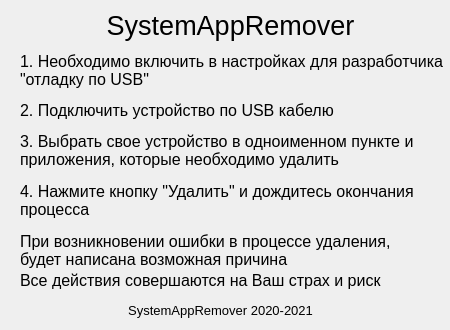
<?xml version="1.0" encoding="UTF-8"?>
<ui version="4.0">
 <class>MainWindow</class>
 <widget class="QMainWindow" name="MainWindow">
  <property name="geometry">
   <rect>
    <x>0</x>
    <y>0</y>
    <width>450</width>
    <height>330</height>
   </rect>
  </property>
  <property name="minimumSize">
   <size>
    <width>100</width>
    <height>100</height>
   </size>
  </property>
  <property name="maximumSize">
   <size>
    <width>500</width>
    <height>500</height>
   </size>
  </property>
  <property name="windowTitle">
   <string>Справка SystemAppRemover</string>
  </property>
  <property name="windowIcon">
   <iconset>
    <normaloff>res/icon.ico</normaloff>res/icon.ico</iconset>
  </property>
  <widget class="QWidget" name="centralwidget">
   <widget class="QLabel" name="label">
    <property name="geometry">
     <rect>
      <x>-20</x>
      <y>-15</y>
      <width>501</width>
      <height>81</height>
     </rect>
    </property>
    <property name="font">
     <font>
      <family>Tahoma</family>
      <pointsize>20</pointsize>
     </font>
    </property>
    <property name="text">
     <string>SystemAppRemover</string>
    </property>
    <property name="textFormat">
     <enum>Qt::PlainText</enum>
    </property>
    <property name="alignment">
     <set>Qt::AlignCenter</set>
    </property>
   </widget>
   <widget class="QLabel" name="label_2">
    <property name="geometry">
     <rect>
      <x>20</x>
      <y>30</y>
      <width>441</width>
      <height>81</height>
     </rect>
    </property>
    <property name="font">
     <font>
      <family>Tahoma</family>
      <pointsize>12</pointsize>
     </font>
    </property>
    <property name="text">
     <string>1. Необходимо включить в настройках для разработчика &quot;отладку по USB&quot;</string>
    </property>
    <property name="textFormat">
     <enum>Qt::PlainText</enum>
    </property>
    <property name="alignment">
     <set>Qt::AlignLeading|Qt::AlignLeft|Qt::AlignVCenter</set>
    </property>
    <property name="wordWrap">
     <bool>true</bool>
    </property>
   </widget>
   <widget class="QLabel" name="label_3">
    <property name="geometry">
     <rect>
      <x>20</x>
      <y>70</y>
      <width>421</width>
      <height>81</height>
     </rect>
    </property>
    <property name="font">
     <font>
      <family>Tahoma</family>
      <pointsize>12</pointsize>
     </font>
    </property>
    <property name="text">
     <string>2. Подключить устройство по USB кабелю</string>
    </property>
    <property name="textFormat">
     <enum>Qt::PlainText</enum>
    </property>
    <property name="alignment">
     <set>Qt::AlignLeading|Qt::AlignLeft|Qt::AlignVCenter</set>
    </property>
    <property name="wordWrap">
     <bool>true</bool>
    </property>
   </widget>
   <widget class="QLabel" name="label_4">
    <property name="geometry">
     <rect>
      <x>20</x>
      <y>110</y>
      <width>450</width>
      <height>81</height>
     </rect>
    </property>
    <property name="font">
     <font>
      <family>Tahoma</family>
      <pointsize>12</pointsize>
     </font>
    </property>
    <property name="text">
     <string>3. Выбрать свое устройство в одноименном пункте и приложения, которые необходимо удалить</string>
    </property>
    <property name="textFormat">
     <enum>Qt::PlainText</enum>
    </property>
    <property name="alignment">
     <set>Qt::AlignLeading|Qt::AlignLeft|Qt::AlignVCenter</set>
    </property>
    <property name="wordWrap">
     <bool>true</bool>
    </property>
   </widget>
   <widget class="QLabel" name="label_5">
    <property name="geometry">
     <rect>
      <x>20</x>
      <y>160</y>
      <width>450</width>
      <height>81</height>
     </rect>
    </property>
    <property name="font">
     <font>
      <family>Tahoma</family>
      <pointsize>12</pointsize>
     </font>
    </property>
    <property name="text">
     <string>4. Нажмите кнопку &quot;Удалить&quot; и дождитесь окончания процесса</string>
    </property>
    <property name="textFormat">
     <enum>Qt::PlainText</enum>
    </property>
    <property name="alignment">
     <set>Qt::AlignLeading|Qt::AlignLeft|Qt::AlignVCenter</set>
    </property>
    <property name="wordWrap">
     <bool>true</bool>
    </property>
   </widget>
   <widget class="QLabel" name="label_6">
    <property name="geometry">
     <rect>
      <x>20</x>
      <y>210</y>
      <width>401</width>
      <height>81</height>
     </rect>
    </property>
    <property name="font">
     <font>
      <family>Tahoma</family>
      <pointsize>12</pointsize>
     </font>
    </property>
    <property name="text">
     <string>При возникновении ошибки в процессе удаления, будет написана возможная причина</string>
    </property>
    <property name="textFormat">
     <enum>Qt::PlainText</enum>
    </property>
    <property name="alignment">
     <set>Qt::AlignLeading|Qt::AlignLeft|Qt::AlignVCenter</set>
    </property>
    <property name="wordWrap">
     <bool>true</bool>
    </property>
   </widget>
   <widget class="QLabel" name="label_7">
    <property name="geometry">
     <rect>
      <x>-30</x>
      <y>270</y>
      <width>501</width>
      <height>81</height>
     </rect>
    </property>
    <property name="font">
     <font>
      <family>Tahoma</family>
      <pointsize>10</pointsize>
     </font>
    </property>
    <property name="text">
     <string>SystemAppRemover 2020-2021</string>
    </property>
    <property name="textFormat">
     <enum>Qt::PlainText</enum>
    </property>
    <property name="alignment">
     <set>Qt::AlignCenter</set>
    </property>
    <property name="wordWrap">
     <bool>true</bool>
    </property>
   </widget>
   <widget class="QLabel" name="warning">
    <property name="geometry">
     <rect>
      <x>20</x>
      <y>240</y>
      <width>401</width>
      <height>81</height>
     </rect>
    </property>
    <property name="font">
     <font>
      <family>Tahoma</family>
      <pointsize>12</pointsize>
     </font>
    </property>
    <property name="text">
     <string>Все действия совершаются на Ваш страх и риск</string>
    </property>
    <property name="textFormat">
     <enum>Qt::PlainText</enum>
    </property>
    <property name="alignment">
     <set>Qt::AlignLeading|Qt::AlignLeft|Qt::AlignVCenter</set>
    </property>
    <property name="wordWrap">
     <bool>true</bool>
    </property>
   </widget>
  </widget>
 </widget>
 <resources/>
 <connections/>
</ui>
